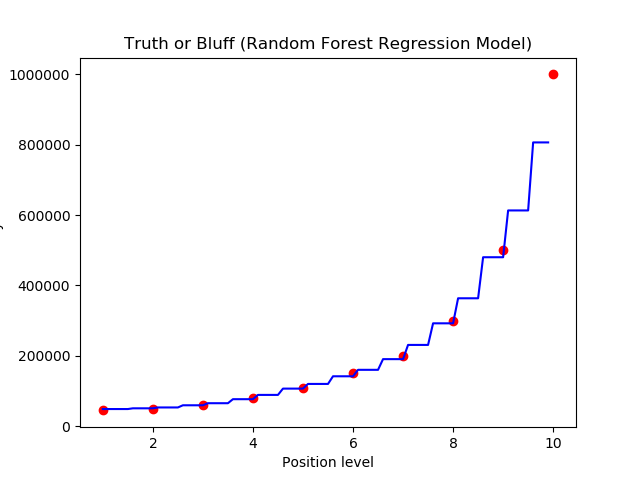

Write the Python code that produced this figure.
#!/usr/bin/env python3
# -*- coding: utf-8 -*-
"""
Created on Tue Jun 19 23:55:57 2018

@author: sid
"""

# Importing the libraries
import numpy as np
import matplotlib.pyplot as plt
import pandas as pd

# Importing the dataset
dataset = pd.read_csv('Position_Salaries.csv')
X = dataset.iloc[:, 1:2].values
y = dataset.iloc[:, 2].values

# Splitting the dataset into the Training set and Test set
"""from sklearn.cross_validation import train_test_split
X_train, X_test, y_train, y_test = train_test_split(X, y, test_size = 0.2, random_state = 0)"""

# Feature Scaling
"""from sklearn.preprocessing import StandardScaler
sc_X = StandardScaler()
X_train = sc_X.fit_transform(X_train)
X_test = sc_X.transform(X_test)
sc_y = StandardScaler()
y_train = sc_y.fit_transform(y_train)"""

# Fitting the Regression Model to the dataset
# Creating Random Forest regressor here
from sklearn.ensemble import RandomForestRegressor
regressor = RandomForestRegressor(n_estimators = 300, random_state = 0)
regressor.fit(X, y)

# Predicting a new result
y_pred = regressor.predict(6.5)

# Visualising the Regression results (for higher resolution and smoother curve)
X_grid = np.arange(min(X), max(X), 0.1)
X_grid = X_grid.reshape((len(X_grid), 1))
plt.scatter(X, y, color = 'red')
plt.plot(X_grid, regressor.predict(X_grid), color = 'blue')
plt.title('Truth or Bluff (Random Forest Regression Model)')
plt.xlabel('Position level')
plt.ylabel('Salary')
plt.show()
